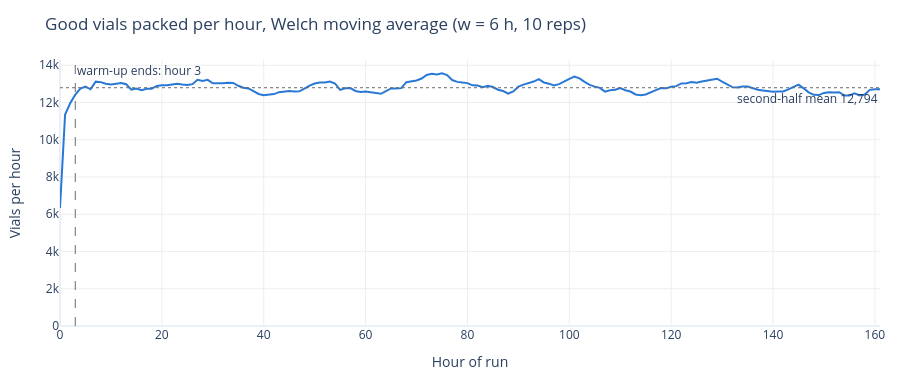

Notebook source saved alongside this figure:
### Code cell
# Single series: no legend; the title names it. Reference lines are labeled directly.
fig = go.Figure()
fig.add_scatter(
    x=np.arange(len(ma)),
    y=ma,
    mode="lines",
    line=dict(color="#2a78d6", width=2),
    name="Welch moving average",
    hovertemplate="hour %{x}<br>%{y:,.0f} vials/h<extra></extra>",
)
fig.add_hline(
    y=steady,
    line=dict(color="#6b6b6b", width=1, dash="dot"),
    annotation_text=f"second-half mean {steady:,.0f}",
    annotation_position="bottom right",
)
fig.add_vline(
    x=w_end,
    line=dict(color="#6b6b6b", width=1, dash="dash"),
    annotation_text=f"warm-up ends: hour {w_end}",
    annotation_position="top right",
)
fig.update_layout(
    title="Good vials packed per hour, Welch moving average (w = 6 h, 10 reps)",
    xaxis_title="Hour of run",
    yaxis_title="Vials per hour",
    showlegend=False,
    template="plotly_white",
    height=380,
    margin=dict(l=60, r=20, t=60, b=50),
)
fig.update_yaxes(rangemode="tozero", gridcolor="#eeeeee")
fig.update_xaxes(gridcolor="#eeeeee")
fig

### Figure 1 — Plotly figure (JSON) as saved in the notebook; plotly's stock layout.template omitted (floating-point values rounded to 4 significant figures; data arrays with more than 128 entries replaced by an {"elided": "..."} marker saying what was removed)
{"data": [{"hovertemplate": "hour %{x}<br>%{y:,.0f} vials/h<extra></extra>", "line": {"color": "#2a78d6", "width": 2}, "mode": "lines", "name": "Welch moving average", "type": "scatter", "x": {"elided": "162 int values"}, "y": {"elided": "162 float values"}}], "layout": {"annotations": [{"showarrow": false, "text": "second-half mean 12,794", "x": 1, "xanchor": "right", "xref": "x domain", "y": 12790.0, "yanchor": "top", "yref": "y"}, {"showarrow": false, "text": "warm-up ends: hour 3", "x": 3, "xanchor": "left", "xref": "x", "y": 1, "yanchor": "top", "yref": "y domain"}], "height": 380, "margin": {"b": 50, "l": 60, "r": 20, "t": 60}, "shapes": [{"line": {"color": "#6b6b6b", "dash": "dot", "width": 1}, "type": "line", "x0": 0, "x1": 1, "xref": "x domain", "y0": 12790.0, "y1": 12790.0, "yref": "y"}, {"line": {"color": "#6b6b6b", "dash": "dash", "width": 1}, "type": "line", "x0": 3, "x1": 3, "xref": "x", "y0": 0, "y1": 1, "yref": "y domain"}], "showlegend": false, "title": {"text": "Good vials packed per hour, Welch moving average (w = 6 h, 10 reps)"}, "xaxis": {"gridcolor": "#eeeeee", "title": {"text": "Hour of run"}}, "yaxis": {"gridcolor": "#eeeeee", "rangemode": "tozero", "title": {"text": "Vials per hour"}}}}
